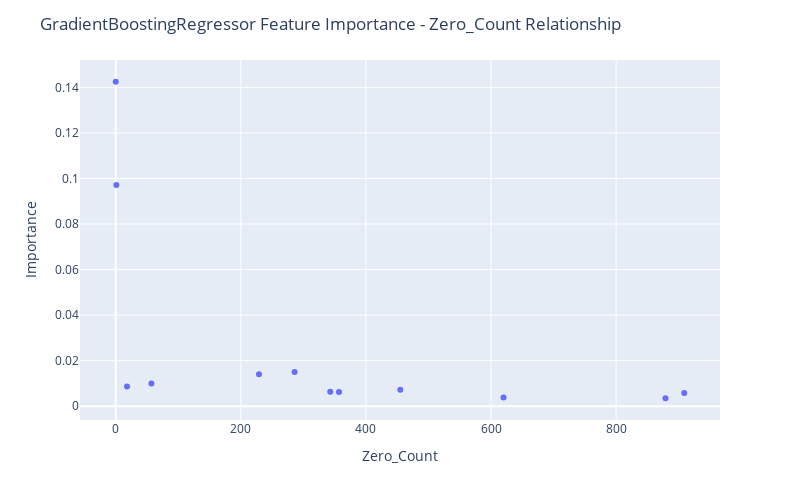

Notebook source saved alongside this figure:
### Code cell
fig = px.scatter(df_merged[~df_merged["Feature Name"].str.contains("Output")], x="Zero_Count", y="Importance",
                hover_data=["Feature Name"])

fig.update_layout(
    autosize=False,
    width=800,
    height=500,
    title_text=f"GradientBoostingRegressor Feature Importance - Zero_Count Relationship",
)

fig.show()

### Figure 1 — Plotly figure (JSON) as saved in the notebook; plotly's stock layout.template omitted (floating-point values rounded to 4 significant figures)
{"data": [{"customdata": [["Input 01"], ["Input 06"], ["Input 04"], ["Input 12"], ["Input 03"], ["Input 08"], ["Input 05"], ["Input 07"], ["Input 11"], ["Input 09"], ["Input 10"], ["Input 02"]], "hovertemplate": "Zero_Count=%{x}<br>Importance=%{y}<br>Feature Name=%{customdata[0]}<extra></extra>", "legendgroup": "", "marker": {"color": "#636efa", "symbol": "circle"}, "mode": "markers", "name": "", "orientation": "v", "showlegend": false, "type": "scatter", "x": [0, 1, 286, 229, 57, 18, 455, 343, 357, 909, 620, 879], "xaxis": "x", "y": [0.1425, 0.09712, 0.015, 0.01401, 0.009936, 0.008632, 0.007262, 0.006303, 0.006188, 0.005791, 0.003837, 0.003485], "yaxis": "y"}], "layout": {"autosize": false, "height": 500, "legend": {"tracegroupgap": 0}, "margin": {"t": 60}, "title": {"text": "GradientBoostingRegressor Feature Importance - Zero_Count Relationship"}, "width": 800, "xaxis": {"anchor": "y", "autorange": true, "domain": [0, 1], "range": [-57.16, 966.2], "title": {"text": "Zero_Count"}, "type": "linear"}, "yaxis": {"anchor": "x", "autorange": true, "domain": [0, 1], "range": [-0.006068, 0.152], "title": {"text": "Importance"}, "type": "linear"}}}
